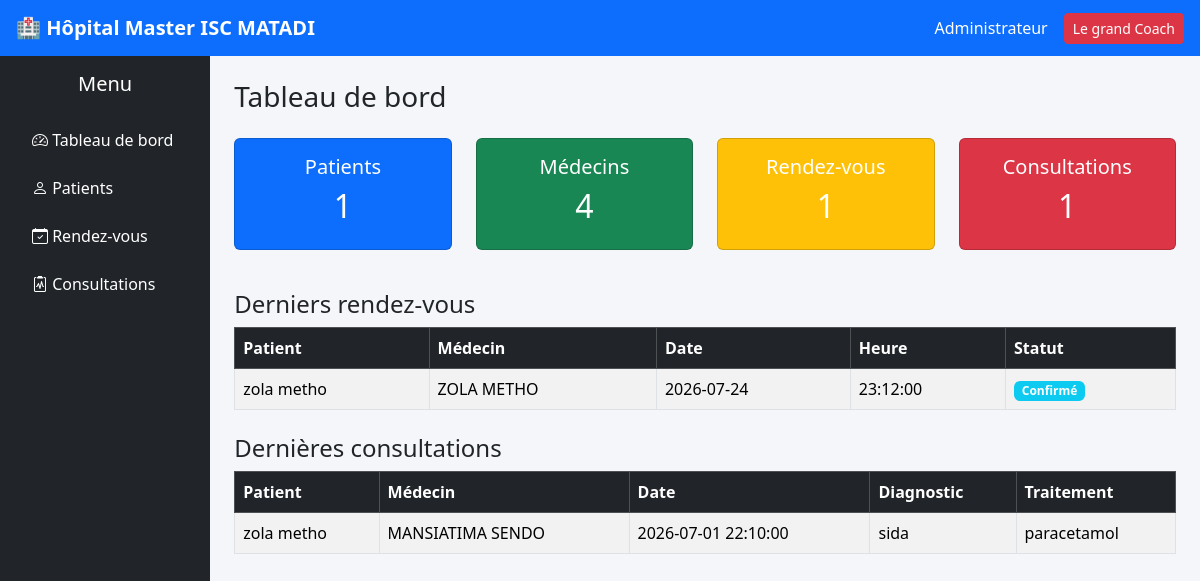
Page /dashboard.php on the committed database.
### tables this page shows
CREATE TABLE `rendez_vous` (
  `id` int(11) NOT NULL,
  `patient_id` int(11) NOT NULL,
  `medecin_id` int(11) NOT NULL,
  `date_rdv` date NOT NULL,
  `heure` time NOT NULL,
  `motif` varchar(255) DEFAULT NULL,
  `statut` enum('En attente','Confirmé','Annulé','Effectué') DEFAULT 'En attente'
);

CREATE TABLE `patients` (
  `id` int(11) NOT NULL,
  `numero_patient` varchar(20) NOT NULL,
  `nom` varchar(100) NOT NULL,
  `prenom` varchar(100) NOT NULL,
  `sexe` enum('Masculin','Feminin') NOT NULL,
  `date_naissance` date DEFAULT NULL,
  `adresse` varchar(255) DEFAULT NULL,
  `telephone` varchar(20) DEFAULT NULL,
  `date_enregistrement` timestamp NOT NULL DEFAULT current_timestamp()
);

CREATE TABLE `medecins` (
  `id` int(11) NOT NULL,
  `nom` varchar(100) NOT NULL,
  `prenom` varchar(100) NOT NULL,
  `specialite` varchar(100) DEFAULT NULL,
  `telephone` varchar(20) DEFAULT NULL,
  `email` varchar(100) DEFAULT NULL
);

CREATE TABLE `consultations` (
  `id` int(11) NOT NULL,
  `patient_id` int(11) NOT NULL,
  `medecin_id` int(11) NOT NULL,
  `rendez_vous_id` int(11) DEFAULT NULL,
  `date_consultation` datetime NOT NULL,
  `motif` varchar(255) DEFAULT NULL,
  `diagnostic` text DEFAULT NULL,
  `traitement` text DEFAULT NULL,
  `observation` text DEFAULT NULL
);

### dashboard.php (the view, shortened to what this page needs)
<?php
$db = new Database();
$conn = $db->connecter();
$patients = $conn->query("SELECT COUNT(*) AS total FROM patients")
                  ->fetch()['total'];
$medecins = $conn->query("SELECT COUNT(*) AS total FROM medecins")
                  ->fetch()['total'];
$rendezvous = $conn->query("SELECT COUNT(*) AS total FROM rendez_vous")
                    ->fetch()['total'];
$consultations = $conn->query("SELECT COUNT(*) AS total FROM consultations")
                      ->fetch()['total'];
$rdv_recent = $conn->query("
    SELECT rv.*, p.nom AS patient_nom, p.prenom AS patient_prenom,
           m.nom AS medecin_nom, m.prenom AS medecin_prenom
    FROM rendez_vous rv
    INNER JOIN patients p ON rv.patient_id = p.id
    INNER JOIN medecins m ON rv.medecin_id = m.id
    ORDER BY rv.id DESC
    LIMIT 5
")->fetchAll();
$consult_recent = $conn->query("
    SELECT c.*, p.nom AS patient_nom, p.prenom AS patient_prenom,
           m.nom AS medecin_nom, m.prenom AS medecin_prenom
    FROM consultations c
    INNER JOIN patients p ON c.patient_id = p.id
    INNER JOIN medecins m ON c.medecin_id = m.id
    ORDER BY c.id DESC
    LIMIT 5
")->fetchAll();
?>
<?php include "includes/header.php"; ?>
<?php include "includes/navbar.php"; ?>
<?php include "includes/sidebar1.php"; ?>
<h3 class="mb-4">Tableau de bord</h3>
<div class="row">
    <div class="col-md-3">
        <div class="card text-white bg-primary mb-3">
            <div class="card-body text-center">
                <h5>Patients</h5>
                <h2><?= $patients ?></h2>
            </div>
        </div>
    </div>
    <div class="col-md-3">
        <div class="card text-white bg-success mb-3">
            <div class="card-body text-center">
                <h5>Médecins</h5>
                <h2><?= $medecins ?></h2>
            </div>
        </div>
    </div>
    <div class="col-md-3">
        <div class="card text-white bg-warning mb-3">
            <div class="card-body text-center">
                <h5>Rendez-vous</h5>
                <h2><?= $rendezvous ?></h2>
            </div>
        </div>
    </div>
    <div class="col-md-3">
        <div class="card text-white bg-danger mb-3">
            <div class="card-body text-center">
                <h5>Consultations</h5>
                <h2><?= $consultations ?></h2>
            </div>
        </div>
    </div>
</div>
<h4 class="mt-4">Derniers rendez-vous</h4>
<table class="table table-bordered table-striped">
    <thead class="table-dark">
        <tr>
            <th>Patient</th>
            <th>Médecin</th>
            <th>Date</th>
            <th>Heure</th>
            <th>Statut</th>
        </tr>
    </thead>
    <tbody>
        <?php foreach ($rdv_recent as $r): ?>
        <tr>
            <td><?= $r['patient_nom'] . " " . $r['patient_prenom'] ?></td>
            <td><?= $r['medecin_nom'] . " " . $r['medecin_prenom'] ?></td>
            <td><?= $r['date_rdv'] ?></td>
            <td><?= $r['heure'] ?></td>
            <td>
                <span class="badge bg-info">
                    <?= $r['statut'] ?>
                </span>
            </td>
        </tr>
        <?php endforeach; ?>
    </tbody>
</table>
<h4 class="mt-4">Dernières consultations</h4>
<table class="table table-bordered table-striped">
    <thead class="table-dark">
        <tr>
            <th>Patient</th>
            <th>Médecin</th>
            <th>Date</th>
            <th>Diagnostic</th>
            <th>Traitement</th>
        </tr>
    </thead>
    <tbody>
        <?php foreach ($consult_recent as $c): ?>
        <tr>
            <td><?= $c['patient_nom'] . " " . $c['patient_prenom'] ?></td>
            <td><?= $c['medecin_nom'] . " " . $c['medecin_prenom'] ?></td>
            <td><?= $c['date_consultation'] ?></td>
            <td><?= $c['diagnostic'] ?></td>
            <td><?= $c['traitement'] ?></td>
        </tr>
        <?php endforeach; ?>
    </tbody>
</table>
<?php include "includes/footer.php"; ?>

### includes/header.php (shortened to what this page needs)
<!DOCTYPE html>
<html lang="fr">
<head>
    <link href="https://cdn.jsdelivr.net/npm/bootstrap@5.3.3/dist/css/bootstrap.min.css" rel="stylesheet">
    <link href="https://cdn.jsdelivr.net/npm/bootstrap-icons@1.11.3/font/bootstrap-icons.min.css" rel="stylesheet">
    <link rel="stylesheet" href="../assets/css/style.css">
</head>
<body>

### includes/navbar.php
<nav class="navbar navbar-expand-lg navbar-dark bg-primary px-3">
    <a class="navbar-brand fw-bold" href="../dashboard.php">
        🏥 Hôpital Master ISC MATADI
    </a>
    <div class="ms-auto d-flex align-items-center">
        <span class="text-white me-3">
            Administrateur
        </span>
        <a href="#" class="btn btn-danger btn-sm">
            Le grand Coach
        </a>
    </div>
</nav>

### includes/sidebar1.php
<div class="d-flex">
    <div class="bg-dark text-white p-3 vh-100" style="width: 250px;">
        <h5 class="text-center mb-4">Menu</h5>
        <ul class="nav flex-column">
            <li class="nav-item mb-2">
                <a class="nav-link text-white" href="../gestion_hopital/dashboard.php">
                    <i class="bi bi-speedometer2"></i> Tableau de bord
                </a>
            </li>
            <li class="nav-item mb-2">
                <a class="nav-link text-white" href="../gestion_hopital/patients/index.php">
                    <i class="bi bi-person"></i> Patients
                </a>
            </li>
            <li class="nav-item mb-2">
                <a class="nav-link text-white" href="../gestion_hopital/rendez_vous/index.php">
                    <i class="bi bi-calendar-check"></i> Rendez-vous
                </a>
            </li>
            <li class="nav-item mb-2">
                <a class="nav-link text-white" href="../gestion_hopital/consultations/index.php">
                    <i class="bi bi-clipboard2-pulse"></i> Consultations
                </a>
            </li>
        </ul>
    </div>
    <div class="p-4 w-100">

### includes/footer.php (shortened to what this page needs)
    </div>
</div>
</body>
</html>

### assets/css/style.css (style rules this page uses)
body { background-color: #f4f6f9; }

### rows in the picture
rendez_vous: patient.nom "zola", patient.prenom "metho", medecin.nom "ZOLA", medecin.prenom "METHO", date_rdv "2026-07-24", heure "23:12:00", statut "Confirmé"
consultations: patient.nom "zola", patient.prenom "metho", medecin.nom "MANSIATIMA", medecin.prenom "SENDO", date_consultation "2026-07-01 22:10:00", diagnostic "sida", traitement "paracetamol"

### other values in the picture
$patients "1"
$medecins "4"
$rendezvous "1"
$consultations "1"
